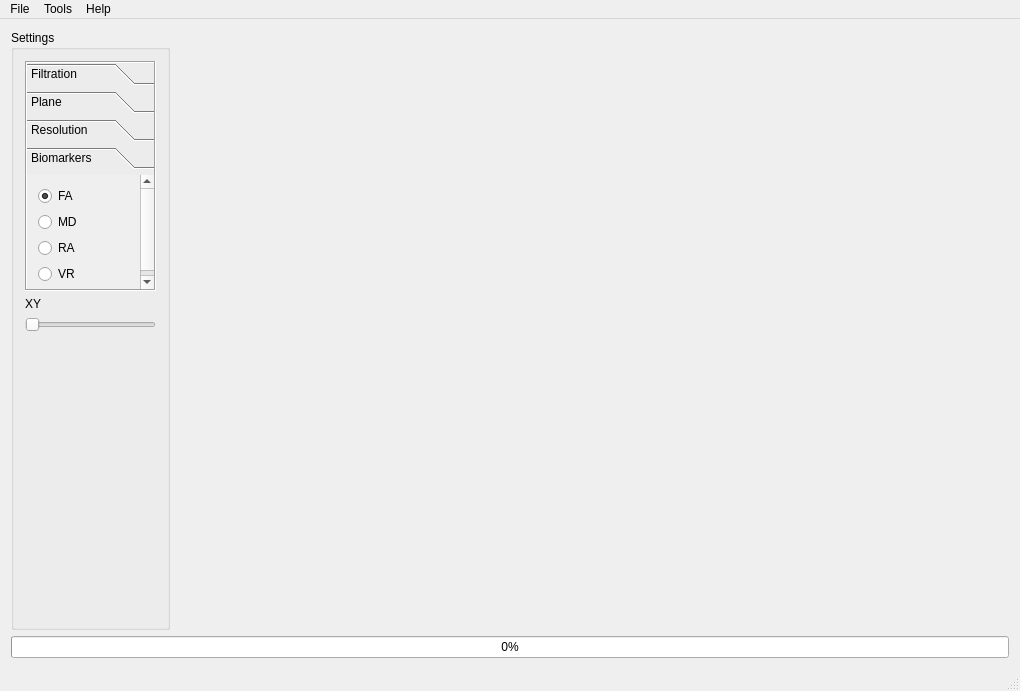
<?xml version="1.0" encoding="UTF-8"?>
<ui version="4.0">
 <class>DADMClass</class>
 <widget class="QMainWindow" name="DADMClass">
  <property name="geometry">
   <rect>
    <x>0</x>
    <y>0</y>
    <width>1020</width>
    <height>691</height>
   </rect>
  </property>
  <property name="windowTitle">
   <string>DADM</string>
  </property>
  <widget class="QWidget" name="centralWidget">
   <layout class="QVBoxLayout" name="verticalLayout_3">
    <item>
     <layout class="QHBoxLayout" name="horizontalLayout_3">
      <item>
       <widget class="QGroupBox" name="groupBox_2">
        <property name="maximumSize">
         <size>
          <width>159</width>
          <height>16777215</height>
         </size>
        </property>
        <property name="title">
         <string>Settings</string>
        </property>
        <layout class="QVBoxLayout" name="verticalLayout">
         <item>
          <widget class="QToolBox" name="SettingsToolBox">
           <property name="maximumSize">
            <size>
             <width>159</width>
             <height>230</height>
            </size>
           </property>
           <property name="acceptDrops">
            <bool>false</bool>
           </property>
           <property name="styleSheet">
            <string notr="true"/>
           </property>
           <property name="frameShape">
            <enum>QFrame::Box</enum>
           </property>
           <property name="frameShadow">
            <enum>QFrame::Sunken</enum>
           </property>
           <property name="lineWidth">
            <number>1</number>
           </property>
           <property name="currentIndex">
            <number>3</number>
           </property>
           <widget class="QWidget" name="FiltrationPage">
            <property name="geometry">
             <rect>
              <x>0</x>
              <y>0</y>
              <width>98</width>
              <height>64</height>
             </rect>
            </property>
            <attribute name="label">
             <string>Filtration</string>
            </attribute>
            <layout class="QVBoxLayout" name="verticalLayout_8">
             <item>
              <widget class="QRadioButton" name="LMMSERadioButton">
               <property name="text">
                <string>LMMSE</string>
               </property>
               <property name="checked">
                <bool>true</bool>
               </property>
              </widget>
             </item>
             <item>
              <widget class="QRadioButton" name="UNLMRadioButton">
               <property name="text">
                <string>UNLM</string>
               </property>
              </widget>
             </item>
             <item>
              <spacer name="verticalSpacer_6">
               <property name="orientation">
                <enum>Qt::Vertical</enum>
               </property>
               <property name="sizeHint" stdset="0">
                <size>
                 <width>20</width>
                 <height>2</height>
                </size>
               </property>
              </spacer>
             </item>
            </layout>
           </widget>
           <widget class="QWidget" name="PlanePage">
            <property name="geometry">
             <rect>
              <x>0</x>
              <y>0</y>
              <width>98</width>
              <height>103</height>
             </rect>
            </property>
            <attribute name="label">
             <string>Plane</string>
            </attribute>
            <layout class="QVBoxLayout" name="verticalLayout_9">
             <item>
              <layout class="QHBoxLayout" name="horizontalLayout_11">
               <item>
                <widget class="QLabel" name="label_7">
                 <property name="maximumSize">
                  <size>
                   <width>7</width>
                   <height>16777215</height>
                  </size>
                 </property>
                 <property name="text">
                  <string>α</string>
                 </property>
                </widget>
               </item>
               <item>
                <widget class="QDoubleSpinBox" name="alphaPlaneSpinBox">
                 <property name="enabled">
                  <bool>true</bool>
                 </property>
                </widget>
               </item>
              </layout>
             </item>
             <item>
              <layout class="QHBoxLayout" name="horizontalLayout_12">
               <item>
                <widget class="QLabel" name="label_8">
                 <property name="maximumSize">
                  <size>
                   <width>7</width>
                   <height>16777215</height>
                  </size>
                 </property>
                 <property name="text">
                  <string>β</string>
                 </property>
                </widget>
               </item>
               <item>
                <widget class="QDoubleSpinBox" name="betaPlaneSpinBox"/>
               </item>
              </layout>
             </item>
             <item>
              <widget class="QPushButton" name="planeApplyPushButton">
               <property name="text">
                <string>Apply</string>
               </property>
              </widget>
             </item>
             <item>
              <spacer name="verticalSpacer_7">
               <property name="orientation">
                <enum>Qt::Vertical</enum>
               </property>
               <property name="sizeHint" stdset="0">
                <size>
                 <width>20</width>
                 <height>20</height>
                </size>
               </property>
              </spacer>
             </item>
            </layout>
           </widget>
           <widget class="QWidget" name="ResolutionPage">
            <property name="geometry">
             <rect>
              <x>0</x>
              <y>0</y>
              <width>98</width>
              <height>103</height>
             </rect>
            </property>
            <attribute name="label">
             <string>Resolution</string>
            </attribute>
            <layout class="QVBoxLayout" name="verticalLayout_10">
             <item>
              <layout class="QHBoxLayout" name="horizontalLayout_13">
               <item>
                <widget class="QLabel" name="label_3">
                 <property name="text">
                  <string>Width</string>
                 </property>
                </widget>
               </item>
               <item>
                <widget class="QSpinBox" name="resolutionWidthSpinBox"/>
               </item>
              </layout>
             </item>
             <item>
              <layout class="QHBoxLayout" name="horizontalLayout_14">
               <item>
                <widget class="QLabel" name="label_4">
                 <property name="text">
                  <string>Height</string>
                 </property>
                </widget>
               </item>
               <item>
                <widget class="QSpinBox" name="resolutionHeightSpinBox"/>
               </item>
              </layout>
             </item>
             <item>
              <widget class="QPushButton" name="resolutionApplyPushButton">
               <property name="text">
                <string>Apply</string>
               </property>
              </widget>
             </item>
             <item>
              <spacer name="verticalSpacer_8">
               <property name="orientation">
                <enum>Qt::Vertical</enum>
               </property>
               <property name="sizeHint" stdset="0">
                <size>
                 <width>20</width>
                 <height>50</height>
                </size>
               </property>
              </spacer>
             </item>
            </layout>
           </widget>
           <widget class="QWidget" name="DiffusionPage">
            <property name="geometry">
             <rect>
              <x>0</x>
              <y>0</y>
              <width>135</width>
              <height>118</height>
             </rect>
            </property>
            <attribute name="label">
             <string>Biomarkers</string>
            </attribute>
            <layout class="QVBoxLayout" name="verticalLayout_11">
             <item>
              <widget class="QRadioButton" name="diffFARadioButton">
               <property name="text">
                <string>FA</string>
               </property>
               <property name="checked">
                <bool>true</bool>
               </property>
              </widget>
             </item>
             <item>
              <widget class="QRadioButton" name="diffMDRadioButton">
               <property name="text">
                <string>MD</string>
               </property>
              </widget>
             </item>
             <item>
              <widget class="QRadioButton" name="difRARadioButton">
               <property name="text">
                <string>RA</string>
               </property>
              </widget>
             </item>
             <item>
              <widget class="QRadioButton" name="diffVRRadioButton">
               <property name="text">
                <string>VR</string>
               </property>
              </widget>
             </item>
             <item>
              <spacer name="verticalSpacer_9">
               <property name="orientation">
                <enum>Qt::Vertical</enum>
               </property>
               <property name="sizeHint" stdset="0">
                <size>
                 <width>20</width>
                 <height>1</height>
                </size>
               </property>
              </spacer>
             </item>
            </layout>
           </widget>
          </widget>
         </item>
         <item>
          <widget class="QLabel" name="label">
           <property name="text">
            <string>XY</string>
           </property>
          </widget>
         </item>
         <item>
          <widget class="QSlider" name="xySlider">
           <property name="maximum">
            <number>180</number>
           </property>
           <property name="orientation">
            <enum>Qt::Horizontal</enum>
           </property>
          </widget>
         </item>
         <item>
          <spacer name="verticalSpacer_10">
           <property name="orientation">
            <enum>Qt::Vertical</enum>
           </property>
           <property name="sizeHint" stdset="0">
            <size>
             <width>20</width>
             <height>148</height>
            </size>
           </property>
          </spacer>
         </item>
        </layout>
       </widget>
      </item>
      <item>
       <layout class="QVBoxLayout" name="verticalLayout_2">
        <item>
         <layout class="QHBoxLayout" name="horizontalLayout">
          <item>
           <widget class="QVTKOpenGLWidget" name="VTK_Frontal" native="true"/>
          </item>
          <item>
           <widget class="QVTKOpenGLWidget" name="VTK_Frontal_2" native="true"/>
          </item>
         </layout>
        </item>
        <item>
         <layout class="QHBoxLayout" name="horizontalLayout_2">
          <item>
           <widget class="QVTKOpenGLWidget" name="VTK_Horizontal" native="true"/>
          </item>
          <item>
           <widget class="QWidget" name="widget" native="true"/>
          </item>
         </layout>
        </item>
       </layout>
      </item>
     </layout>
    </item>
    <item>
     <widget class="QProgressBar" name="progressBar">
      <property name="enabled">
       <bool>true</bool>
      </property>
      <property name="value">
       <number>0</number>
      </property>
     </widget>
    </item>
   </layout>
  </widget>
  <widget class="QMenuBar" name="menuBar">
   <property name="geometry">
    <rect>
     <x>0</x>
     <y>0</y>
     <width>1020</width>
     <height>21</height>
    </rect>
   </property>
   <widget class="QMenu" name="menuFIle">
    <property name="title">
     <string>File</string>
    </property>
    <widget class="QMenu" name="menuImport_from_file">
     <property name="title">
      <string>Import from file</string>
     </property>
     <addaction name="actionStructural_data"/>
     <addaction name="actionDiffusion_data"/>
    </widget>
    <addaction name="menuImport_from_file"/>
    <addaction name="actionImport_test_data"/>
    <addaction name="actionRestore_default"/>
   </widget>
   <widget class="QMenu" name="menuTools">
    <property name="title">
     <string>Tools</string>
    </property>
    <addaction name="actionVisualization_3D"/>
    <addaction name="actionVisualize_2D"/>
   </widget>
   <widget class="QMenu" name="menuHelp">
    <property name="title">
     <string>Help</string>
    </property>
    <addaction name="actionInformation"/>
   </widget>
   <addaction name="menuFIle"/>
   <addaction name="menuTools"/>
   <addaction name="menuHelp"/>
  </widget>
  <widget class="QStatusBar" name="statusBar"/>
  <action name="actionStructural_data">
   <property name="text">
    <string>Structural data...</string>
   </property>
  </action>
  <action name="actionDiffusion_data">
   <property name="text">
    <string>Diffusion data...</string>
   </property>
  </action>
  <action name="actionImport_test_data">
   <property name="text">
    <string>Import test data...</string>
   </property>
  </action>
  <action name="actionRestore_default">
   <property name="text">
    <string>Restore default</string>
   </property>
  </action>
  <action name="actionVisualization_3D">
   <property name="text">
    <string>Visualization 3D...</string>
   </property>
  </action>
  <action name="actionInformation">
   <property name="text">
    <string>Information...</string>
   </property>
  </action>
  <action name="actionVisualize_2D">
   <property name="text">
    <string>Visualize 2D</string>
   </property>
  </action>
 </widget>
 <layoutdefault spacing="6" margin="11"/>
 <customwidgets>
  <customwidget>
   <class>QVTKOpenGLWidget</class>
   <extends>QWidget</extends>
   <header>QVTKOpenGLWidget.h</header>
   <container>1</container>
  </customwidget>
 </customwidgets>
 <resources>
  <include location="dadm.qrc"/>
 </resources>
 <connections/>
</ui>
